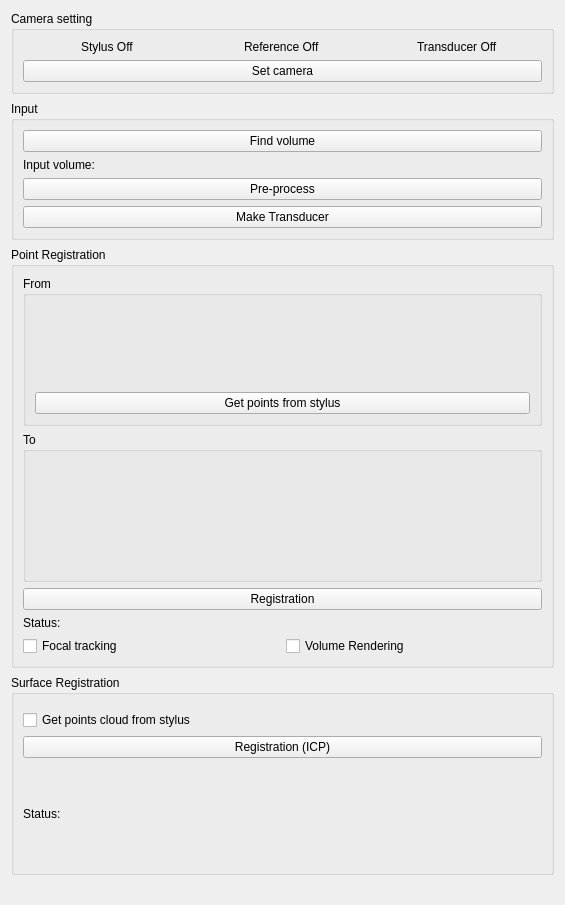
<?xml version="1.0" encoding="UTF-8"?>
<ui version="4.0">
 <class>navigation</class>
 <widget class="qMRMLWidget" name="navigation">
  <property name="geometry">
   <rect>
    <x>0</x>
    <y>0</y>
    <width>565</width>
    <height>905</height>
   </rect>
  </property>
  <layout class="QVBoxLayout" name="verticalLayout">
   <property name="spacing">
    <number>7</number>
   </property>
   <item>
    <widget class="QGroupBox" name="groupBox_2">
     <property name="title">
      <string>Camera setting</string>
     </property>
     <layout class="QGridLayout" name="gridLayout">
      <item row="0" column="1" alignment="Qt::AlignHCenter">
       <widget class="QLabel" name="stylusLabel">
        <property name="text">
         <string>Stylus Off</string>
        </property>
       </widget>
      </item>
      <item row="0" column="2" alignment="Qt::AlignHCenter">
       <widget class="QLabel" name="referenceLabel">
        <property name="contextMenuPolicy">
         <enum>Qt::DefaultContextMenu</enum>
        </property>
        <property name="layoutDirection">
         <enum>Qt::LeftToRight</enum>
        </property>
        <property name="text">
         <string>Reference Off</string>
        </property>
        <property name="textFormat">
         <enum>Qt::AutoText</enum>
        </property>
       </widget>
      </item>
      <item row="0" column="3" alignment="Qt::AlignHCenter">
       <widget class="QLabel" name="transducerLabel">
        <property name="layoutDirection">
         <enum>Qt::LeftToRight</enum>
        </property>
        <property name="text">
         <string>Transducer Off</string>
        </property>
       </widget>
      </item>
      <item row="1" column="1" colspan="3">
       <widget class="QPushButton" name="cameraButton">
        <property name="text">
         <string>Set camera</string>
        </property>
       </widget>
      </item>
     </layout>
    </widget>
   </item>
   <item>
    <widget class="QGroupBox" name="groupBox">
     <property name="title">
      <string>Input</string>
     </property>
     <layout class="QFormLayout" name="formLayout">
      <item row="1" column="0">
       <widget class="QLabel" name="label">
        <property name="text">
         <string>Input volume:</string>
        </property>
       </widget>
      </item>
      <item row="1" column="1">
       <widget class="qMRMLNodeComboBox" name="inputSelector">
        <property name="toolTip">
         <string>Pick the input to the algorithm.</string>
        </property>
        <property name="nodeTypes">
         <stringlist>
          <string>vtkMRMLScalarVolumeNode</string>
         </stringlist>
        </property>
        <property name="showChildNodeTypes">
         <bool>false</bool>
        </property>
        <property name="addEnabled">
         <bool>false</bool>
        </property>
        <property name="removeEnabled">
         <bool>false</bool>
        </property>
       </widget>
      </item>
      <item row="2" column="0" colspan="2">
       <widget class="QPushButton" name="preprocessButton">
        <property name="text">
         <string>Pre-process</string>
        </property>
       </widget>
      </item>
      <item row="3" column="0" colspan="2">
       <widget class="QPushButton" name="makeTransducerButton">
        <property name="text">
         <string>Make Transducer</string>
        </property>
       </widget>
      </item>
      <item row="0" column="0" colspan="2">
       <widget class="QPushButton" name="findVolumeButton">
        <property name="text">
         <string>Find volume</string>
        </property>
       </widget>
      </item>
     </layout>
    </widget>
   </item>
   <item>
    <widget class="QGroupBox" name="TransformGroupBox">
     <property name="sizePolicy">
      <sizepolicy hsizetype="Expanding" vsizetype="Expanding">
       <horstretch>0</horstretch>
       <verstretch>0</verstretch>
      </sizepolicy>
     </property>
     <property name="title">
      <string>Point Registration</string>
     </property>
     <layout class="QGridLayout" name="gridLayout_2">
      <item row="6" column="1">
       <widget class="QCheckBox" name="renderingCheckBox">
        <property name="text">
         <string>Volume Rendering</string>
        </property>
       </widget>
      </item>
      <item row="3" column="0" colspan="2">
       <widget class="QPushButton" name="registrationButton">
        <property name="text">
         <string>Registration</string>
        </property>
       </widget>
      </item>
      <item row="4" column="0" colspan="2">
       <widget class="QLabel" name="StatusLabel">
        <property name="sizePolicy">
         <sizepolicy hsizetype="Expanding" vsizetype="Expanding">
          <horstretch>0</horstretch>
          <verstretch>0</verstretch>
         </sizepolicy>
        </property>
        <property name="text">
         <string>Status:</string>
        </property>
       </widget>
      </item>
      <item row="0" column="0" colspan="2">
       <widget class="ctkCollapsibleGroupBox" name="FromGroupBox">
        <property name="minimumSize">
         <size>
          <width>0</width>
          <height>150</height>
         </size>
        </property>
        <property name="title">
         <string>From</string>
        </property>
        <layout class="QVBoxLayout" name="verticalLayout_2">
         <item>
          <widget class="qSlicerSimpleMarkupsWidget" name="FromMarkupsWidget"/>
         </item>
         <item>
          <widget class="QPushButton" name="getPointsButton">
           <property name="text">
            <string>Get points from stylus</string>
           </property>
          </widget>
         </item>
        </layout>
       </widget>
      </item>
      <item row="6" column="0">
       <widget class="QCheckBox" name="trackingCheckBox">
        <property name="text">
         <string>Focal tracking</string>
        </property>
       </widget>
      </item>
      <item row="2" column="0" colspan="2">
       <widget class="ctkCollapsibleGroupBox" name="ToGroupBox">
        <property name="minimumSize">
         <size>
          <width>0</width>
          <height>150</height>
         </size>
        </property>
        <property name="title">
         <string>To </string>
        </property>
        <layout class="QVBoxLayout" name="verticalLayout_4">
         <item>
          <widget class="qSlicerSimpleMarkupsWidget" name="ToMarkupsWidget"/>
         </item>
        </layout>
       </widget>
      </item>
     </layout>
    </widget>
   </item>
   <item>
    <widget class="ctkCollapsibleGroupBox" name="CollapsibleGroupBox">
     <property name="sizePolicy">
      <sizepolicy hsizetype="Minimum" vsizetype="Preferred">
       <horstretch>0</horstretch>
       <verstretch>0</verstretch>
      </sizepolicy>
     </property>
     <property name="minimumSize">
      <size>
       <width>0</width>
       <height>200</height>
      </size>
     </property>
     <property name="title">
      <string>Surface Registration</string>
     </property>
     <layout class="QGridLayout" name="gridLayout_3">
      <item row="3" column="0">
       <widget class="QLabel" name="surfStatusLabel">
        <property name="sizePolicy">
         <sizepolicy hsizetype="Expanding" vsizetype="Expanding">
          <horstretch>0</horstretch>
          <verstretch>0</verstretch>
         </sizepolicy>
        </property>
        <property name="text">
         <string>Status:</string>
        </property>
       </widget>
      </item>
      <item row="2" column="0" colspan="2">
       <widget class="QPushButton" name="surfRegistrationButton">
        <property name="text">
         <string>Registration (ICP)</string>
        </property>
       </widget>
      </item>
      <item row="0" column="0" colspan="2">
       <widget class="qSlicerSimpleMarkupsWidget" name="surfFromMarkupsWidget"/>
      </item>
      <item row="1" column="0">
       <widget class="QCheckBox" name="getPointsCheckBox">
        <property name="text">
         <string>Get points cloud from stylus</string>
        </property>
       </widget>
      </item>
     </layout>
    </widget>
   </item>
   <item>
    <spacer name="verticalSpacer">
     <property name="orientation">
      <enum>Qt::Vertical</enum>
     </property>
     <property name="sizeHint" stdset="0">
      <size>
       <width>20</width>
       <height>40</height>
      </size>
     </property>
    </spacer>
   </item>
  </layout>
 </widget>
 <customwidgets>
  <customwidget>
   <class>qMRMLNodeComboBox</class>
   <extends>QWidget</extends>
   <header>qMRMLNodeComboBox.h</header>
   <container>1</container>
  </customwidget>
  <customwidget>
   <class>qMRMLWidget</class>
   <extends>QWidget</extends>
   <header>qMRMLWidget.h</header>
   <container>1</container>
  </customwidget>
  <customwidget>
   <class>qSlicerWidget</class>
   <extends>QWidget</extends>
   <header>qSlicerWidget.h</header>
   <container>1</container>
  </customwidget>
  <customwidget>
   <class>qSlicerSimpleMarkupsWidget</class>
   <extends>qSlicerWidget</extends>
   <header>qSlicerSimpleMarkupsWidget.h</header>
   <container>1</container>
  </customwidget>
  <customwidget>
   <class>ctkCollapsibleGroupBox</class>
   <extends>QGroupBox</extends>
   <header>ctkCollapsibleGroupBox.h</header>
   <container>1</container>
  </customwidget>
 </customwidgets>
 <resources/>
 <connections>
  <connection>
   <sender>navigation</sender>
   <signal>mrmlSceneChanged(vtkMRMLScene*)</signal>
   <receiver>inputSelector</receiver>
   <slot>setMRMLScene(vtkMRMLScene*)</slot>
   <hints>
    <hint type="sourcelabel">
     <x>122</x>
     <y>132</y>
    </hint>
    <hint type="destinationlabel">
     <x>348</x>
     <y>149</y>
    </hint>
   </hints>
  </connection>
 </connections>
</ui>
